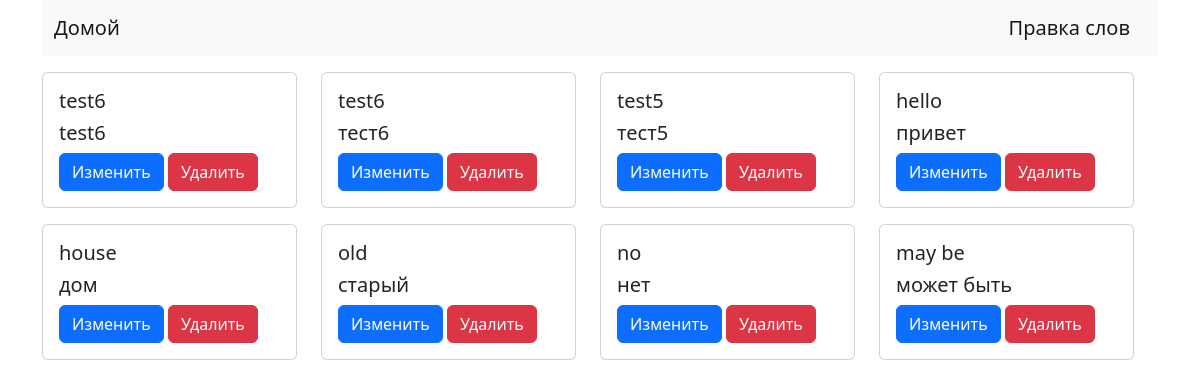
The page /list_update_words/ on the database as committed earlier.
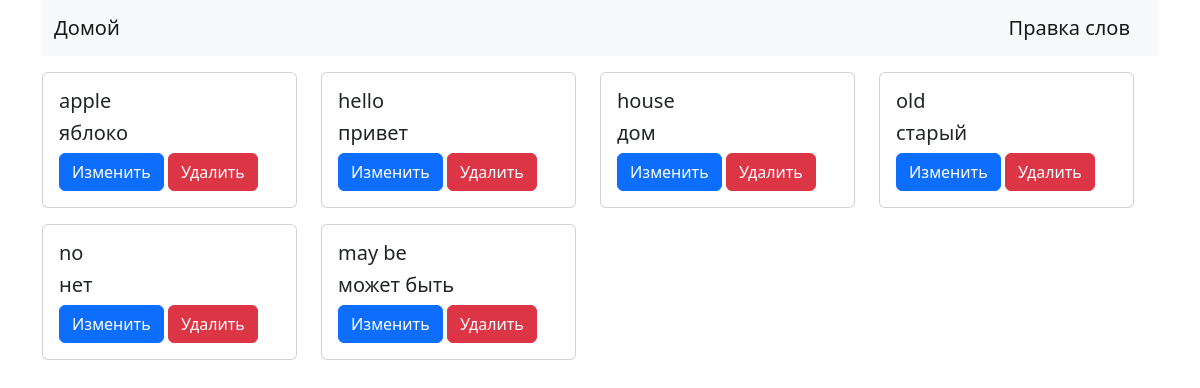
The same page on the database as committed later.
### main/models.py (models this page shows, shortened)
class Word(models.Model):
    TYPE = (
        ('a', 'глагол'),
        ('b', 'существительное'),
        ('c', 'прилагательное'),
        ('d', 'наречие'),
        ('e', 'местоимение'),
        ('f', 'другое'),
    )
    LEVEL = (
        ('easy', 'легкий'),
        ('medium', 'средний'),
        ('hard', 'сложный'),
    )
    ru = models.CharField(max_length=100, validators=[validate_ru])
    en = models.CharField(max_length=100, validators=[validate_en])
    type = models.CharField(max_length=10, choices=TYPE, blank=True, null=True, verbose_name='Тип')
    level = models.CharField(max_length=10, choices=LEVEL, blank=True, null=True, verbose_name='Уровень сложности')
    time_create = models.DateTimeField(auto_now_add=True)
    done = models.BooleanField('Изучено', default=False)
    language = models.ForeignKey(Language,
                                 on_delete=models.SET_DEFAULT,
                                 default=Language.objects.get(name='English').id,
                                 null=True, blank=True, related_name='words',
                                 verbose_name='Язык')
    def get_absolute_url(self):
        return reverse('update_word', kwargs={'pk': self.pk})
    class Meta:
        verbose_name = 'Слово'
        verbose_name_plural = 'Слова'
        ordering = ['-time_create', ]

### main/views.py (the view)
# urls.py: path('list_update_words/', list_update_words, name='list_update_words'),
def list_update_words(request):
    words = Word.objects.all()
    template = 'main/list_update_words.html'
    return render(request, template, locals())

### templates/main/list_update_words.html
{% extends 'main/index.html' %}
{% block content %}
<div class="row mt-3">
    <div class="row">
        {% for word in words %}
        <div class="col-3 mb-3">
            <div class="card">
                <div class="card-body">
                    <h5 class="card-title">{{word.en}}</h5>
                    <h5 class="card-title">{{word.ru}}</h5>
                    <a href="{{ word.get_absolute_url }}" class="btn btn-primary">Изменить</a>
                    <a href="{% url 'delete_word' word.pk %}" class="btn btn-danger">Удалить</a>
                </div>
            </div>
        </div>
        {% endfor %}
    </div>
</div>
{% endblock content %}

Rows that differ between the two databases and show on the page:
removed Word: en "test6", ru "test6"
removed Word: en "test6", ru "тест6"
removed Word: en "test5", ru "тест5"
added Word: en "apple", ru "яблоко"
